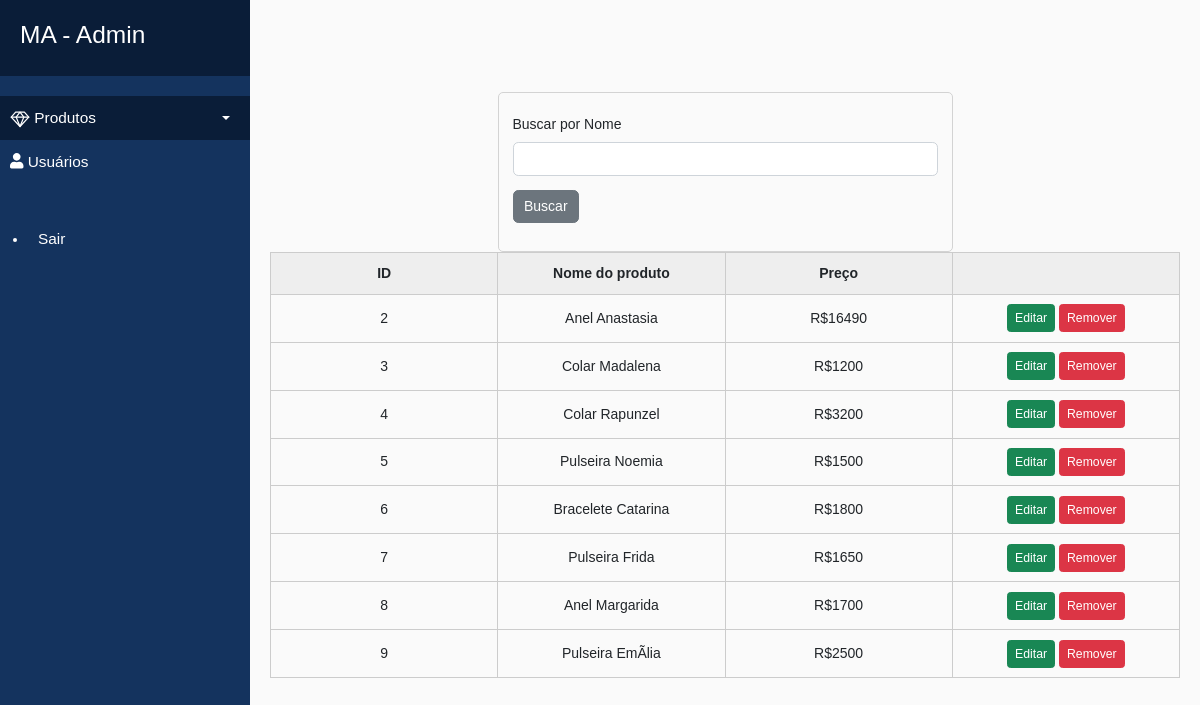
The page /admin/form_lista_produtos.php (signed in) on the database its author committed.
### tables this page shows
CREATE TABLE `produto` (
  `idproduto` int(11) NOT NULL AUTO_INCREMENT,
  `nome` varchar(150) DEFAULT NULL,
  `parcelas` int(11) DEFAULT NULL,
  `imagem` longblob,
  `descricao` varchar(100) DEFAULT NULL,
  `preco` float DEFAULT NULL,
  `idjoia` int(11) DEFAULT NULL,
  `edicao` varchar(50) DEFAULT NULL,
  `colecao` varchar(50) DEFAULT NULL,
  `idcategoria` int(11) DEFAULT NULL,
  PRIMARY KEY (`idproduto`)
);

### admin/src/ProdutoDAO.php (called while the page is built, shortened)
<?php
class ProdutoDAO{
    public function consultarProdutos(){
        $conexao = ConexaoBD::getConexao();
        $sql = 'SELECT * FROM produto';
        $resultado = $conexao->query($sql);
        return $resultado->fetchAll(PDO::FETCH_ASSOC);
    }
}

### admin/componentes/produto.php (the view)
<tr>
    <td><?php echo $produto['idproduto'] ?></td>
    <td><?php echo $produto['nome'] ?></td>
    <td>R$<?php echo round($produto['preco'], 2) ?></td>
    <td>
        <a href="form_edita_produto.php?idproduto='<?=$produto['idproduto']?>'" class="btn btn-success btn-sm">Editar</a>
        <a href="../deletar.php?idproduto=<?= $produto['idproduto'] ?>" class="btn btn-danger btn-sm">Remover</a>
    </td>
</tr>

### admin/topo.php (shortened to what this page needs)
<!DOCTYPE html>
<html>
<head>
    <link href="https://cdn.jsdelivr.net/npm/bootstrap@5.2.1/dist/css/bootstrap.min.css" rel="stylesheet">
    <link rel="stylesheet" href="css/estilo.css">
    <link rel="stylesheet" href="css/estilo_menu.css">
</head>
<body>
    <div class="wrapper">
        <nav id="sidebar">
            <div class="sidebar-header">
                <a href="index.php">
                <h3>MA - Admin</h3>
                </a>
            </div>
            <ul class="list-unstyled components">
                <li class="active">
                    <a href="#produtosSubmenu" data-toggle="collapse" aria-expanded="false" class="dropdown-toggle">
                        <img src="img/diamond.svg" alt="Ícone produto" width="20px">
                        Produtos
                    </a>
                </li>
            <li>
                <a href="form_cadastro_usuario.php">
                    <i class="fas fa-user"></i>
                    Usuários
                </a>
            </li>
            </ul>
            <ul>
                <li>
                    <a href="logout.php" class="mt-1 me-1">Sair</a>
                </li>
            </ul>
        </nav>
        <div id="content">

### admin/form_lista_produtos.php (shortened to what this page needs)
<?php
    include "topo.php";
    require_once("src/ProdutoDAO.php");
    $produtoDAO = new ProdutoDAO();
    if(isset($_GET['chave'])){
        $produtos = $produtoDAO->consultarPorChave($_GET['chave']);
    }else
        $produtos = $produtoDAO->consultarProdutos();
    if (isset($mensagem)){
?>
    <div class="alert alert-primary mb-5" role="alert">
        <?=$mensagem?>
    </div>
<?php
    }else{
?>
        <div class="alert mb-5" role="alert">
        </div>
<?php
}
?>
    <div class="d-flex">
    <form action="form_lista_produtos.php" class="container w-50 my-0 borde roundend p-3 ">
        <div class="mb-2">
            <label class="form-label">Buscar por Nome</label>
            <input type="text" name="chave" class="form-control">
        </div>
        <div class="mb-2">
            <button type="submit" class="btn btn-secondary">Buscar</button>
        </div>
    </div>
    <table>
        <tr>
            <th>ID</th>
            <th>Nome do produto</th>
            <th>Preço</th>
            <th></th>
        </tr>
        <?php
        if(sizeof($produtos) > 0){
            foreach($produtos as $produto){
                include("componentes/produto.php");
            }
        }
        ?>
    </table>
<?php
    include "rodape.php";
?>

### admin/rodape.php (shortened to what this page needs)
    </div>
</body>
</html>

### admin/css/estilo.css (style rules this page uses)
* { font-size: 14px; font-family: 'Montserrat', sans-serif; }
form { width: auto; height: auto; margin: 4rem auto; padding: 5rem; border-radius: 5px; border: 1px solid lightgrey; }
label, legend { display: block; margin: .5rem 0; font-size: 14px; }
button { display: block; padding: .5rem 1rem; margin: .5rem 0; }
table { width: 100%; margin-bottom: .5em; table-layout: fixed; }
td, th { padding: .7em; margin: 0; border: 1px solid #ccc; text-align: center; }
th { font-weight: bold; background-color: #EEE; }

### admin/css/estilo_menu.css (style rules this page uses)
body { font-family: 'Poppins', sans-serif; background: #fafafa; }
a, a:hover, a:focus { color: inherit; text-decoration: none; transition: all 0.3s; }
.wrapper { display: flex; align-items: stretch; }
#sidebar { min-width: 250px; max-width: 250px; background: rgb(20, 51, 94); color: white; transition: all 0.3s; }
#sidebar ul li a { text-align: left; }
#sidebar .sidebar-header { padding: 20px; background: rgb(10, 29, 56) ; color: white; }
#sidebar ul.components { padding: 20px 0; }
#sidebar ul li a { padding: 10px; font-size: 1.1em; display: block; }
#sidebar ul li.active>a, a[aria-expanded="true"] { color: white; background: rgb(10, 29, 56) ; }
a[data-toggle="collapse"] { position: relative; }
.dropdown-toggle::after { display: block; position: absolute; top: 50%; right: 20px; transform: translateY(-50%); }
#content { width: 100%; padding: 20px; min-height: 100vh; transition: all 0.3s; }

### rows shown on the page
produto: idproduto "2", nome "Anel Anastasia", preco "16490"
produto: idproduto "3", nome "Colar Madalena", preco "1200"
produto: idproduto "4", nome "Colar Rapunzel", preco "3200"
produto: idproduto "5", nome "Pulseira Noemia", preco "1500"
produto: idproduto "6", nome "Bracelete Catarina", preco "1800"
produto: idproduto "7", nome "Pulseira Frida", preco "1650"
produto: idproduto "8", nome "Anel Margarida", preco "1700"
produto: idproduto "9", nome "Pulseira EmÃ­lia", preco "2500"
